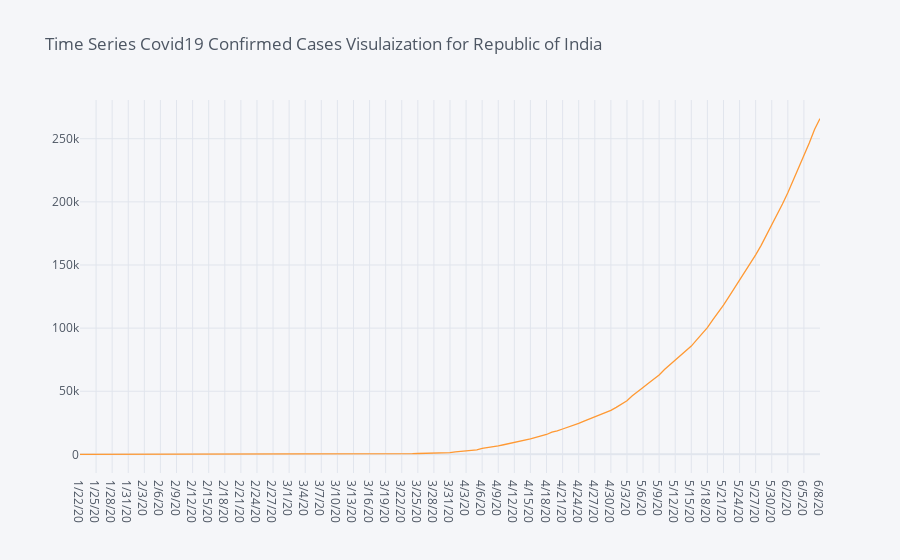

This figure's notebook cell:
### Code cell
covid_county.loc['India'].iplot(title = "Time Series Covid19 Confirmed Cases Visulaization for Republic of India")

### Figure 1 — Plotly figure (JSON) as saved in the notebook; plotly's stock layout.template omitted (floating-point values rounded to 4 significant figures; data arrays with more than 128 entries replaced by an {"elided": "..."} marker saying what was removed)
{"data": [{"line": {"color": "rgba(255, 153, 51, 1.0)", "dash": "solid", "shape": "linear", "width": 1.3}, "mode": "lines", "name": "India", "text": "", "type": "scatter", "x": {"elided": "139 str values"}, "y": {"elided": "139 int values"}}], "layout": {"legend": {"bgcolor": "#F5F6F9", "font": {"color": "#4D5663"}}, "paper_bgcolor": "#F5F6F9", "plot_bgcolor": "#F5F6F9", "title": {"font": {"color": "#4D5663"}, "text": "Time Series Covid19 Confirmed Cases Visulaization for Republic of India"}, "xaxis": {"gridcolor": "#E1E5ED", "showgrid": true, "tickfont": {"color": "#4D5663"}, "title": {"font": {"color": "#4D5663"}, "text": ""}, "zerolinecolor": "#E1E5ED"}, "yaxis": {"gridcolor": "#E1E5ED", "showgrid": true, "tickfont": {"color": "#4D5663"}, "title": {"font": {"color": "#4D5663"}, "text": ""}, "zerolinecolor": "#E1E5ED"}}}
